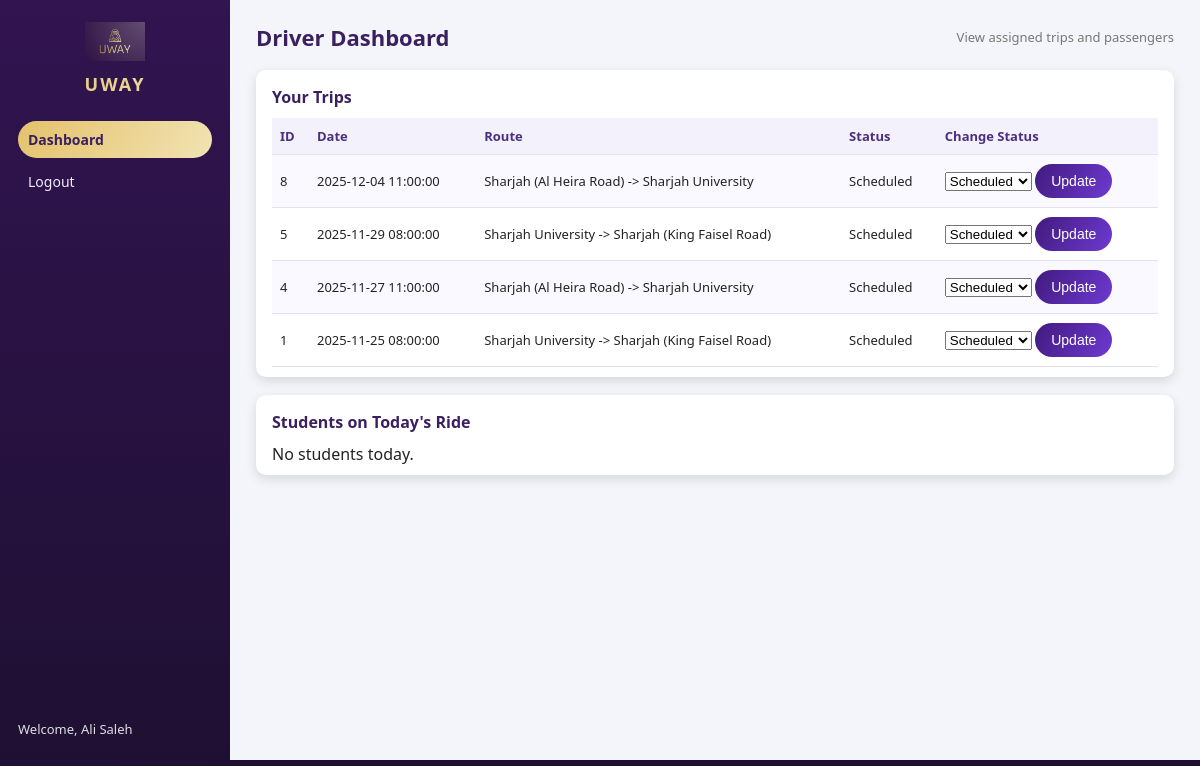
The app's page /driver.php (signed in) with its own data.
### tables this page shows
CREATE TABLE Driver
(
    DriverID VARCHAR(9) PRIMARY KEY,
    FirstName VARCHAR(50) NOT NULL,
    LastName VARCHAR(50) NOT NULL,
    Email VARCHAR(100) NOT NULL UNIQUE,
    LicenseNumber VARCHAR(50) NOT NULL UNIQUE,
    ContactNumber VARCHAR(15),
    BusNumber VARCHAR(10) NOT NULL,
    UserID INT NOT NULL,
    FOREIGN KEY (Email) REFERENCES `User`(Email),
    FOREIGN KEY (UserID) REFERENCES `User`(UserID)
);

CREATE TABLE Ride (
    RideID INT PRIMARY KEY AUTO_INCREMENT,
    DriverID VARCHAR(9) NOT NULL,
    RideDate DATETIME NOT NULL,
    RoadStart VARCHAR(100) NOT NULL,
    RoadEnd VARCHAR(100) NOT NULL,
    Status VARCHAR(20) NOT NULL CHECK (Status IN ('Scheduled', 'Completed', 'Cancelled')),
    FOREIGN KEY (DriverID) REFERENCES Driver(DriverID)
);

### driver.php (the view, shortened to what this page needs)
<?php
$conn = mysqli_connect(DB_HOST, DB_USER, DB_PASSWORD, DB_NAME);
$user_id = $_SESSION['user_id'];
$query = "SELECT DriverID, FirstName, LastName FROM Driver WHERE UserID = $user_id";
$result = $conn->query($query);
$row = mysqli_fetch_array($result);
$driver_id   = $row['DriverID'];
$driver_name = $row['FirstName'] . " " . $row['LastName'];
$today_ride_id = "";
?>
<!DOCTYPE html>
<html lang="en">
<head>
    <link rel="stylesheet" href="style.css">
</head>
<body>
<div class="dashboard-layout">
    <aside class="sidebar">
        <div class="sidebar-logo">
            <img src="uway-logo.png" alt="UWAY">
            <div class="sidebar-logo-title">UWAY</div>
        </div>
        <ul class="sidebar-menu">
            <li><a href="driver.php" class="active">Dashboard</a></li>
            <li><a href="login.php">Logout</a></li>
        </ul>
        <div class="sidebar-user">
            Welcome, <?php echo $driver_name; ?>
        </div>
    </aside>
    <main class="main-content">
        <div class="main-header">
            <div class="main-header-title">Driver Dashboard</div>
            <div class="main-header-right">View assigned trips and passengers</div>
        </div>
        <section class="uway-table-wrapper">
            <div class="uway-table-title">Your Trips</div>
            <table>
                <tr>
                    <th>ID</th>
                    <th>Date</th>
                    <th>Route</th>
                    <th>Status</th>
                    <th>Change Status</th>
                </tr>
                <?php
                $query =
                "SELECT RideID, RideDate, RoadStart, RoadEnd, Status
                FROM Ride
                WHERE DriverID = '$driver_id'
                ORDER BY RideDate DESC
                ";
                $result = $conn->query($query);
                if ($result && mysqli_num_rows($result) > 0) {
                    while ($row = mysqli_fetch_array($result)) {
                        $route = $row['RoadStart'] . " -> " . $row['RoadEnd'];
                        echo "<tr>";
                        echo "<td>".$row['RideID']."</td>";
                        echo "<td>".$row['RideDate']."</td>";
                        echo "<td>".$route."</td>";
                        echo "<td>".$row['Status']."</td>";
                        echo "<td>";
                        echo "<form method='post' action='driver.php'>";
                        echo "<select name='new_status'>";
                        echo "<option value='Scheduled'>Scheduled</option>";
                        echo "</select> ";
                        echo "<input type='submit' name='update_status' value='Update'>";
                        echo "</form>";
                        echo "</td>";
                        echo "</tr>";
                    }
                } else {
                    echo "<tr><td colspan='5'>No trips found.</td></tr>";
                }
                ?>
            </table>
        </section>
        <section class="uway-table-wrapper mt-3">
            <div class="uway-table-title">Students on Today's Ride</div>
            <?php
            if ($today_ride_id == "") {
                echo "<p>No students today.</p>";
            }
            ?>
        </section>
    </main>
</div>
</body>
</html>

### style.css (style rules this page uses)
:root { --uway-bg: #1f1033; --uway-bg-soft: #281542; --uway-bg-sidebar: #2d164a; --uway-card: #ffffff; --uway-border-soft: #e4e0f0; --uway-purple: #5a26a8; --uway-purple-dark: #421a7d; --uway-purple-soft: #6d3ad2; --uway-gold: #e3c26b; --uway-gold-light: #f2e3b3; --uway-text-main: #222222; --uway-text-muted: #777777; --uway-text-light: #f4f4f4; --uway-radius: 10px; --uway-shadow: 0 10px 25px rgba(0, 0, 0, 0.18); --uway-shadow-soft: 0 4px 12px rgba(0, 0, 0, 0.12); }
* { box-sizing: border-box; margin: 0; padding: 0; }
body { font-family: "Segoe UI", system-ui, -apple-system, BlinkMacSystemFont, sans-serif; background: radial-gradient(circle at top left, #4e2a8e, #1f1033 55%); color: var(--uway-text-main); min-height: 100vh; }
a { color: var(--uway-purple); text-decoration: none; }
.dashboard-layout { display: flex; min-height: calc(100vh - 40px); }
.sidebar { width: 230px; background: linear-gradient(180deg, #311450, #1f1033); padding: 22px 18px; color: var(--uway-text-light); display: flex; flex-direction: column; gap: 25px; }
.sidebar-logo { text-align: center; }
.sidebar-logo img { width: 60px; margin-bottom: 6px; }
.sidebar-logo-title { font-size: 18px; font-weight: 700; letter-spacing: 2px; background: linear-gradient(120deg, var(--uway-gold), var(--uway-gold-light)); -webkit-background-clip: text; -webkit-text-fill-color: transparent; }
.sidebar-menu { list-style: none; }
.sidebar-menu li { margin-bottom: 5px; }
.sidebar-menu a { display: block; color: #f2ecff; padding: 9px 10px; border-radius: 999px; font-size: 14px; transition: 0.2s background, 0.2s transform; }
.sidebar-menu a.active { background: linear-gradient(120deg, var(--uway-gold), var(--uway-gold-light)); color: #3a205f; font-weight: 600; }
.sidebar-user { margin-top: auto; font-size: 13px; opacity: 0.9; }
.main-content { flex: 1; padding: 22px 26px 30px; background: #f4f5fb; overflow-x: auto; }
.main-header { display: flex; justify-content: space-between; align-items: center; margin-bottom: 18px; }
.main-header-title { font-size: 22px; font-weight: 700; color: #3b205f; }
.main-header-right { font-size: 13px; color: var(--uway-text-muted); }
.uway-table-wrapper { background: var(--uway-card); padding: 16px 16px 10px; border-radius: var(--uway-radius); box-shadow: var(--uway-shadow-soft); margin-top: 10px; }
.uway-table-title { font-weight: 600; margin-bottom: 10px; color: #3b205f; }
table { width: 100%; border-collapse: collapse; font-size: 13px; }
th, td { padding: 9px 8px; border-bottom: 1px solid var(--uway-border-soft); text-align: left; }
th { background: #f3f1fb; color: #4b2f7f; font-weight: 600; }
tr:nth-child(even) td { background: #faf9ff; }
.btn-primary, input[type="submit"], button { background: linear-gradient(120deg, var(--uway-purple-dark), var(--uway-purple-soft)); color: #ffffff; border: none; padding: 9px 16px; border-radius: 999px; font-size: 14px; cursor: pointer; font-weight: 500; display: inline-block; transition: 0.2s transform, 0.2s box-shadow, 0.2s opacity; }
.mt-3 { margin-top: 18px; }

### records on screen
driver: driver_name "Ali Saleh"
ride: RideID "8", RideDate "2025-12-04 11:00:00", route "Sharjah (Al Heira Road) -> Sharjah University", Status "Scheduled"
ride: RideID "5", RideDate "2025-11-29 08:00:00", route "Sharjah University -> Sharjah (King Faisel Road)", Status "Scheduled"
ride: RideID "4", RideDate "2025-11-27 11:00:00", route "Sharjah (Al Heira Road) -> Sharjah University", Status "Scheduled"
ride: RideID "1", RideDate "2025-11-25 08:00:00", route "Sharjah University -> Sharjah (King Faisel Road)", Status "Scheduled"
